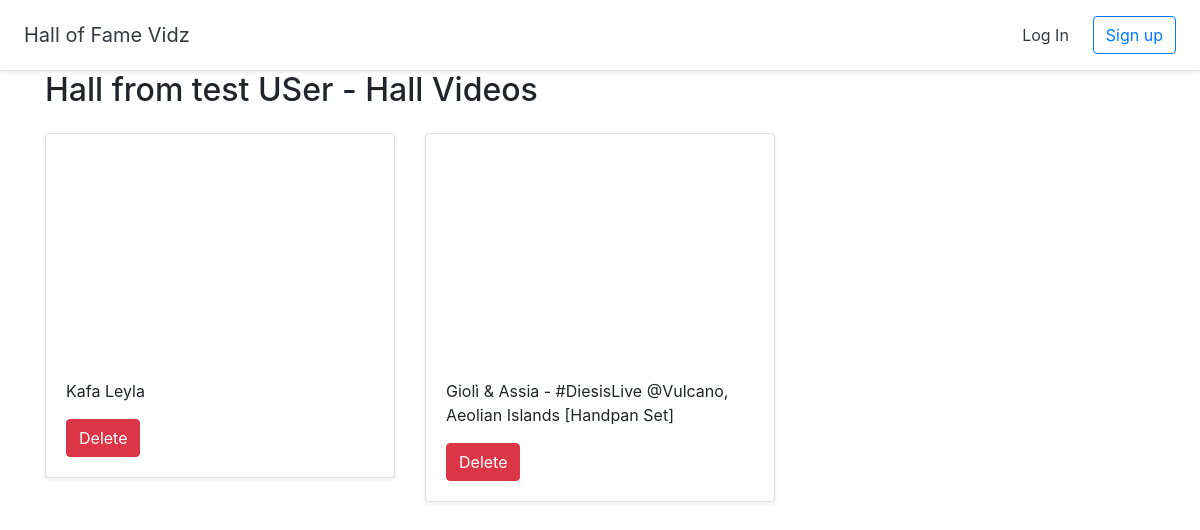
The page /halloffame/7/videos on the database its author committed.
### halls/models.py (models this page shows, shortened)
class Video(models.Model):
    title = models.CharField(max_length=255)
    url = models.URLField()
    youtube_id = models.CharField(max_length=255)
    hall = models.ForeignKey(Hall, on_delete=models.CASCADE)

class Hall(models.Model):
    title = models.CharField(max_length=255)
    user = models.ForeignKey(User, on_delete=models.CASCADE)

### halls/views.py (the view)
# urls.py: path('halloffame/<int:pk>/videos', views.ListHallVideos.as_view(), name='list_hall_videos'),
class ListHallVideos(generic.ListView):
    model = Video
    template_name = 'videos/list_hall_videos.html'
    def get_context_data(self, **kwargs):
        context = super().get_context_data(**kwargs)
        videos = Video.objects.filter(hall_id=self.kwargs['pk'])
        context['videos'] = videos
        return context

### halls/templates/videos/list_hall_videos.html (shortened to what this page needs)
{% extends 'halls/base.html' %}
{% block content %}
<div class="container">
    <h2>{{object_list.0.hall.title}} - Hall Videos</h2>
        <div class="list-group">
            <div class="row">
            {% for video in videos  %}
                    <div class="col-md-4 mt-3">
                        <div class="card md-4 shadow-sm">
                            <iframe width="100%" height="225" src="https://www.youtube.com/embed/{{video.youtube_id}}" frameborder="0" allow="accelerometer; autoplay; encrypted-media; gyroscope; picture-in-picture" allowfullscreen></iframe>
                            <div class="card-body">
                                <p class="card-text">{{ video.title }}</p>
                                <a href="{% url 'delete_video' pk=video.id %}" class="btn btn-danger" >Delete</a>
                            </div>
                        </div>
                    </div>
                {% empty %}
            </div>
            <a href="#" class="list-group-item list-group-item-action">No Videos!</a>
        {% endfor %}
        </div>
</div>
{% endblock %}

### rows shown on the page
Video: hall.title "Hall from test USer", title "Kafa Leyla"
Video: title "Giolì & Assia - #DiesisLive @Vulcano, Aeolian Islands [Handpan Set]"
